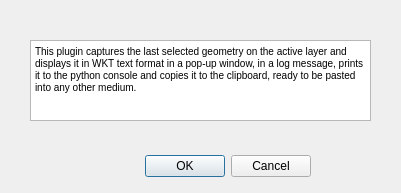
<?xml version="1.0" encoding="UTF-8"?>
<ui version="4.0">
 <class>to_wktDialogBase</class>
 <widget class="QDialog" name="to_wktDialogBase">
  <property name="geometry">
   <rect>
    <x>0</x>
    <y>0</y>
    <width>401</width>
    <height>193</height>
   </rect>
  </property>
  <property name="windowTitle">
   <string>Geom_to_WKT</string>
  </property>
  <widget class="QDialogButtonBox" name="button_box">
   <property name="geometry">
    <rect>
     <x>30</x>
     <y>150</y>
     <width>281</width>
     <height>32</height>
    </rect>
   </property>
   <property name="orientation">
    <enum>Qt::Horizontal</enum>
   </property>
   <property name="standardButtons">
    <set>QDialogButtonBox::Cancel|QDialogButtonBox::Ok</set>
   </property>
  </widget>
  <widget class="QTextEdit" name="textEdit">
   <property name="geometry">
    <rect>
     <x>30</x>
     <y>40</y>
     <width>341</width>
     <height>81</height>
    </rect>
   </property>
   <property name="markdown">
    <string>This plugin captures the last selected geometry on the active layer and
displays it in WKT text format in a pop-up window, in a log message, prints it
to the python console and copies it to the clipboard, ready to be pasted into
any other medium.

</string>
   </property>
   <property name="html">
    <string>&lt;!DOCTYPE HTML PUBLIC &quot;-//W3C//DTD HTML 4.0//EN&quot; &quot;http://www.w3.org/TR/REC-html40/strict.dtd&quot;&gt;
&lt;html&gt;&lt;head&gt;&lt;meta name=&quot;qrichtext&quot; content=&quot;1&quot; /&gt;&lt;style type=&quot;text/css&quot;&gt;
p, li { white-space: pre-wrap; }
&lt;/style&gt;&lt;/head&gt;&lt;body style=&quot; font-family:'MS Shell Dlg 2'; font-size:7.8pt; font-weight:400; font-style:normal;&quot;&gt;
&lt;p style=&quot; margin-top:5px; margin-bottom:5px; margin-left:0px; margin-right:0px; -qt-block-indent:0; text-indent:0px;&quot;&gt;This plugin captures the last selected geometry on the active layer and displays it in WKT text format in a pop-up window, in a log message, prints it to the python console and copies it to the clipboard, ready to be pasted into any other medium.&lt;/p&gt;&lt;/body&gt;&lt;/html&gt;</string>
   </property>
  </widget>
 </widget>
 <resources/>
 <connections>
  <connection>
   <sender>button_box</sender>
   <signal>accepted()</signal>
   <receiver>to_wktDialogBase</receiver>
   <slot>accept()</slot>
   <hints>
    <hint type="sourcelabel">
     <x>20</x>
     <y>20</y>
    </hint>
    <hint type="destinationlabel">
     <x>20</x>
     <y>20</y>
    </hint>
   </hints>
  </connection>
  <connection>
   <sender>button_box</sender>
   <signal>rejected()</signal>
   <receiver>to_wktDialogBase</receiver>
   <slot>reject()</slot>
   <hints>
    <hint type="sourcelabel">
     <x>20</x>
     <y>20</y>
    </hint>
    <hint type="destinationlabel">
     <x>20</x>
     <y>20</y>
    </hint>
   </hints>
  </connection>
 </connections>
</ui>
